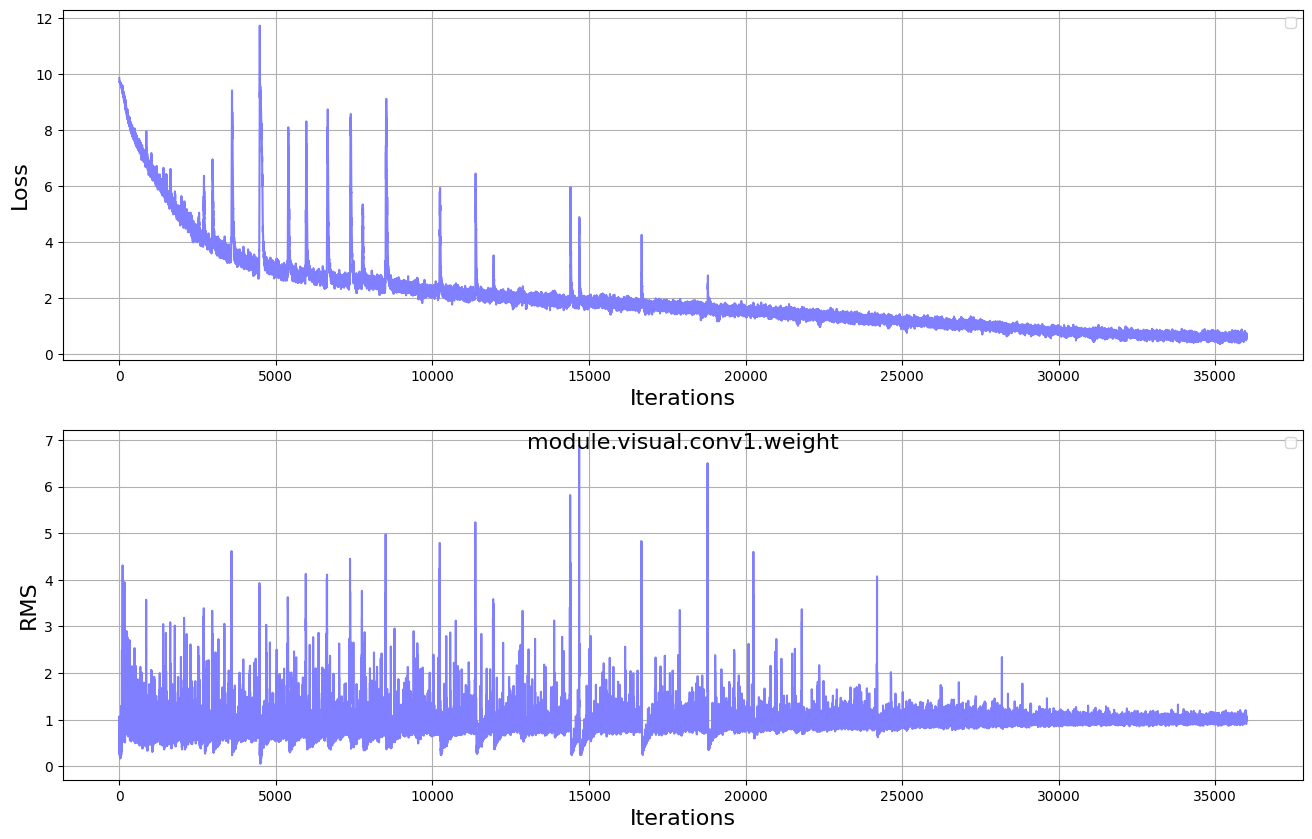

Generate this figure with Python:
import matplotlib.pyplot as plt
import pandas as pd
import numpy as np
import os

# from mpl_toolkits.axes_grid1.inset_locator import zoomed_inset_axes, mark_inset
# from mpl_toolkits.axes_grid1.anchored_artists import AnchoredSizeBar


modules = [
    # 'module.positional_embedding',
    # 'module.text_projection',
    # 'module.logit_scale',
    # 'module.visual.class_embedding',
    # 'module.visual.positional_embedding',
    # 'module.visual.proj',
    'module.visual.conv1.weight',
    # 'module.visual.ln_pre.weight',
    # 'module.visual.ln_pre.bias',
    # 'module.visual.transformer.resblocks.0.ln_1.weight',
    # 'module.visual.transformer.resblocks.0.ln_1.bias',
    # 'module.visual.transformer.resblocks.0.attn.in_proj_weight',
    # 'module.visual.transformer.resblocks.0.attn.in_proj_bias',
    # 'module.visual.transformer.resblocks.0.attn.out_proj.weight',
    # 'module.visual.transformer.resblocks.0.attn.out_proj.bias',
    # 'module.visual.transformer.resblocks.0.ln_2.weight',
    # 'module.visual.transformer.resblocks.0.ln_2.bias',
    # 'module.visual.transformer.resblocks.0.mlp.c_fc.weight',
    # 'module.visual.transformer.resblocks.0.mlp.c_fc.bias',
    # 'module.visual.transformer.resblocks.0.mlp.c_proj.weight',
    # 'module.visual.transformer.resblocks.0.mlp.c_proj.bias',
    # 'module.visual.transformer.resblocks.11.ln_1.weight',
    # 'module.visual.transformer.resblocks.11.ln_1.bias',
    # 'module.visual.transformer.resblocks.11.attn.in_proj_weight',
    # 'module.visual.transformer.resblocks.11.attn.in_proj_bias',
    # 'module.visual.transformer.resblocks.11.attn.out_proj.weight',
    # 'module.visual.transformer.resblocks.11.attn.out_proj.bias',
    # 'module.visual.transformer.resblocks.11.ln_2.weight',
    # 'module.visual.transformer.resblocks.11.ln_2.bias',
    # 'module.visual.transformer.resblocks.11.mlp.c_fc.weight',
    # 'module.visual.transformer.resblocks.11.mlp.c_fc.bias',
    # 'module.visual.transformer.resblocks.11.mlp.c_proj.weight',
    # 'module.visual.transformer.resblocks.11.mlp.c_proj.bias',
    # 'module.visual.ln_post.weight',
    # 'module.visual.ln_post.bias',
    # 'module.token_embedding.weight',
    # 'module.ln_final.bias',
    # 'module.ln_final.weight',
]
cmap=plt.get_cmap('cool')
def get_metrics(filename):
    if not os.path.exists(filename):
        return -1
    f = open(filename, "r")
    c = f.read()
    good =[l for l in c.split("\n") if "imagenet-zero" in l]
    if len(good) != 1:
        return -1
    top5 = float(good[0].split("\t")[1].split(" ")[-1])
    top1 = float(good[0].split("\t")[0].split(" ")[-1])
    return top1

def proc(df, lim):
    df.drop(df[df[0] == 0].index[1:], axis=0, inplace=True)
    df.drop_duplicates(0, keep='last', inplace=True)
    if lim > 0:
        df = df[df[0] < lim]
    return df
if __name__ == '__main__':
    kernel_size = 40
    min_loss = 14
    max_scaler = 1
    log_level = 1  + len(modules)

    # NOTE: LOOK AT FEATURE STDDEV!

    file_list = []
    file_list = [
        #('clip-H-14-pd05-bs32k-w8k-opt1e-3-09-098-amp_bfloat16-v1', 'standard (lr=1e-3, beta2=0.98, warmup=8k, bs=32k)', 'C0', -1),
        # ('clip-H-14-pd05-bs32k-w8k-opt1e-3-09-098-amp_bfloat16-pinit-v1', 'p-init (lr=1e-3, beta2=0.98, warmup=8k, bs=32k)', 'C1', 5000),
        # ('clip-H-14-pd05-bs32k-w8k-opt1e-3-09-098-amp_bfloat16-cinit-v1', 'c-init (lr=1e-3, beta2=0.98, warmup=8k, bs=32k)', 'C3', -1),#3900),
        # ('clip-H-14-pd05-bs32k-w8k-opt1e-3-09-098-amp_bfloat16-pinit-cinit-v1', 'c-init + p-init (lr=1e-3, beta2=0.98, warmup=8k, bs=32k)', 'C2', -1),#3900),
        #('clip-H-14-pd05-bs32k-w8k-opt1e-3-09-095-amp_bfloat16-pinit-v1', 'p-init (lr=1e-3, beta2=0.95, warmup=8k, bs=32k)', 'C4', -1),
        #('clip-H-14-pd05-bs32k-w8k-opt1e-3-09-095-amp_bfloat16-v1', 'standard (lr=1e-3, beta2=0.95, warmup=8k, bs=32k)', 'C5', -1),
        #('clip-H-14-pd05-bs32k-w8k-opt1e-3-09-0999-amp_bfloat16-v1', 'standard (lr=1e-3, beta2=0.999, warmup=8k, bs=32k)', 'C6', -1),
        # ('clip-H-14-pd05-bs32k-w8k-opt1e-3-09-0999-amp_bfloat16-v1', 'standard (lr=1e-3, beta2=0.999, warmup=8k, bs=32k)', 'C7', -1),
        #('clip-H-14-pd05-bs32k-w8k-opt1e-3-09-05-amp_bfloat16-v1', 'standard (lr=1e-3, beta2=0.5, warmup=8k, bs=32k)', 'C8', -1),
        # ('clip-H-14-pd05-bs32k-w8k-opt1e-3-09-0999-amp_bfloat16-resume0seed0', 'resume0seed0', 'C8', -1),
        # ('clip-H-14-pd05-bs32k-w8k-opt1e-3-09-0999-amp_bfloat16-resume0seed1', 'resume0seed1', 'C9', -1),

        
        
        # ('cat-ViT-B-16-pd05-16384-2e-3-0.95-v0', 'baseline', 'C0', -1),
        # ('sepcat-ViT-B-16-pd05-16384-2e-3-0.95-v0', 'seperate QKV', 'C1', -1),
        # ('gadamwcat-ViT-B-16-pd05-16384-2e-3-0.95-v0', 'GAdamW', 'C2', -1),
        # ('gadamwdecaycat-ViT-B-16-pd05-16384-1e-3-0.95-v0', 'GAdamW\n(2x decay, half LR)', 'C3', -1),
        # ('cadamwcat-ViT-B-16-pd05-16384-2e-3-0.95-v0', 'AdamWR', 'C4', -1),

        # (f'cadamwrscat-ViT-B-16-pd05-{4096*4}-2e-3-0.99-v0', 'CAdamWRS 0.99', cmap(1.), -1),
        # (f'cadamwrscat-ViT-B-16-pd05-{4096*4}-2e-3-0.98-v0', 'CAdamWRS 0.98', cmap(0.75), -1),
        # (f'cadamwrscat-ViT-B-16-pd05-{4096*4}-2e-3-0.95-v0', 'CAdamWRS 0.95', cmap(0.5), -1),
        # (f'cadamwrscat-ViT-B-16-pd05-{4096*4}-2e-3-0.9-v0', 'CAdamWRS 0.9', cmap(0.25), -1),
        # (f'cadamwrscat-ViT-B-16-pd05-{4096*4}-2e-3-0.8-v0', 'CAdamWRS 0.8', cmap(0.), -1),


        #(f'cadamw5cat-ViT-B-16-pd05-{4096*4}-2e-3-0.99-v0', 'CAdamW 0.99', cmap(1.), -1),
        #(f'cadamw5cat-ViT-B-16-pd05-{4096*4}-2e-3-0.98-v0', 'CAdamW 0.98', cmap(0.75), -1),
        (f'cadamw4cat-ViT-B-16-pd05-{4096*4}-2e-3-0.99-v0', 'CAdamW 0.99', cmap(0.5), -1),
        #(f'cadamw4cat-ViT-B-16-pd05-{4096*4}-2e-3-0.9-v0', 'CAdamW 0.9', cmap(0.25), -1),
        #(f'cadamw5cat-ViT-B-16-pd05-{4096*4}-2e-3-0.8-v0', 'CAdamW 0.8', cmap(0.), -1),
        #('cadamw4cat-ViT-B-16-pd05-65536-2e-3-0.9-v0', 'CAdamW 0.9', cmap(0.25), -1),
        #('cadamw4cat-ViT-B-16-pd05-16384-2e-3-0.8-v0', 'CAdamW 0.8', cmap(0.), -1),



        #('cat-ViT-B-16-pd05-131072-1e-3-0.5-v0', '5', cmap(0.), -1),
        #('cat-ViT-B-16-pd05-131072-1e-3-0.8-v0', '8', cmap(0.1), -1),
        # ('cat-ViT-B-16-pd05-131072-1e-3-0.9-v0', '9', cmap(0.25), -1),
        # ('cat-ViT-B-16-pd05-131072-1e-3-0.95-v0', '95', cmap(0.5), -1),
        # ('cat-ViT-B-16-pd05-131072-1e-3-0.98-v0', '98', cmap(0.75), -1),
        # ('cat-ViT-B-16-pd05-131072-1e-3-0.99-v0', '99', cmap(1.), -1),
        
        # ('cat-ViT-B-16-pd05-65536-1e-3-0.3-ps-cap0.999-v0', 's-0.3', 'C0', -1),
        # ('cat-ViT-B-16-pd05-65536-1e-3-0.4-ps-cap0.999-v0', 's-0.4', 'C1', -1),
        # ('cat-ViT-B-16-pd05-65536-1e-3-0.5-ps-cap0.999-v0', 's-0.5', 'C2', -1),

        # ('cat-ViT-B-16-pd05-16384-1e-3-0.99-v0', '99', cmap(1.), -1),
        # ('cat-ViT-B-16-pd05-16384-1e-3-0.98-v0', '98', cmap(0.75), -1),
        # ('cat-ViT-B-16-pd05-16384-1e-3-0.95-v0', '95', cmap(0.5), -1),
        # ('cat-ViT-B-16-pd05-16384-1e-3-0.9-v0', '9', cmap(0.25), -1),
        # ('cat-ViT-B-16-pd05-16384-1e-3-0.8-v0', '8', cmap(0.), -1),
        
        # ('cat-ViT-B-16-pd05-4096-5e-4-0.99-v0', '99', cmap(1.), -1),
        # ('cat-ViT-B-16-pd05-4096-5e-4-0.98-v0', '98', cmap(0.75), -1),
        # ('cat-ViT-B-16-pd05-4096-5e-4-0.95-v0', '95', cmap(0.5), -1),
        # ('cat-ViT-B-16-pd05-4096-5e-4-0.9-v0', '9', cmap(0.25), -1),
        # ('cat-ViT-B-16-pd05-4096-5e-4-0.8-v0', '8', cmap(0.), -1),

        # ('cat-ViT-B-16-pd05-16384-4e-3-0.99-v0', '99', cmap(1.), -1),
        # ('cat-ViT-B-16-pd05-16384-4e-3-0.98-v0', '98', cmap(0.75), -1),
        # ('cat-ViT-B-16-pd05-16384-4e-3-0.95-v0', '95', cmap(0.5), -1),
        # ('cat-ViT-B-16-pd05-16384-4e-3-0.9-v0', '9', cmap(0.25), -1),
        # ('cat-ViT-B-16-pd05-16384-4e-3-0.8-v0', '8', cmap(0.), -1),

        # ('cat-ViT-H-14-pd05-65536-1e-3-0.8-ps-cap0.999-v0', '8', cmap(1.), -1),
        # ('cat-ViT-H-14-pd05-65536-1e-3-0.5-ps-cap0.999-v0', '5', cmap(0.75), -1),
        # ('cat-ViT-H-14-pd05-65536-1e-3-0.3-ps-cap0.999-v0', '3', cmap(0.5), -1),
        #('cat-ViT-B-16-pd05-65536-1e-3-0.-ls-cap0.999-v0', 'ls', cmap(0.25), -1),

        # ('cat-ViT-S-16-pd05-65536-1e-3-0.99-v0', 'Small', cmap(0.), -1),
        # ('cat-ViT-B-16-pd05-65536-1e-3-0.99-v0', 'Base', cmap(0.25), -1),
        # ('cat-ViT-L-16-pd05-65536-1e-3-0.99-v0', 'Large', cmap(0.5), -1),
        # ('cat-ViT-H-14-pd05-65536-1e-3-0.99-v0', 'Huge', cmap(0.75), -1),
    ]

    # H-14 wtach done (but pls confirm)
    # L-16 watch (but pls confirm)
    # B-16 done.
    # B-16,16k, done.
    # B-16,16k, 5e-4,not done.
    # B-16,16k, 2e-3, done.
    # B-16, 4k, done.
    # S-16 done.

    # PS
    # B-16 done.
    # L-16 done
    # H-14 .8



    #file_list = file_list[1:2]
    #file_list = file_list[:2]

    fig, axlist = plt.subplots(log_level, 1, figsize=(16, 5 * log_level))
    if log_level == 1:
        axlist = [axlist]

    axlabels = []

    #axins2 = zoomed_inset_axes(axlist[0], zoom=3, bbox_to_anchor=(1, 1))
    
    for j, (file, name, color, lim) in enumerate(file_list):

        if log_level >= 1:
            ax = axlist[0]
            for i in range(1):
                df = pd.read_csv(f'/fsx/home-mitchellw/experimetns/b2cpbackup/{file}/data/{i}/loss.csv', names=list(range(2)))
                df = proc(df, lim)
                #df = df[df[0] > 30000]
                #ax.set_yscale('log')
                ax.plot(df.iloc[:, 0], np.minimum(min_loss, df.iloc[:, 1]), color=color)#, label='beta2 = 0.99' if j ==0 else 'beta2 = 0.9')#, alpha=0.3)#, label=name)# alpha=0.5,
                
                kernel = np.ones(kernel_size) / kernel_size
                data_convolved = np.convolve(df.iloc[:, 1], kernel, mode='same')
                data_convolved = data_convolved[kernel_size:-kernel_size]
                #ax.plot(df.iloc[:, 0][kernel_size:-kernel_size], np.minimum(min_loss, data_convolved), color=color, label=name, linewidth=1)
                print(file)
                
                print(df.iloc[-1, 0])
                ax.set_ylabel('Loss', fontsize=16)
                #ax.set_yscale('log')
                #ax.set_xscale('log')


        for jj, module in enumerate(modules):
            if jj + 1 >= log_level :
                continue
            ax = axlist[jj+1]
            for i in range(1):
                #layer = 'params-module.logit_scale.csv'
                #layer = 'params-module.positional_embedding.csv' # YES!
                #layer = 'params-module.text_projection.csv' # NO!
                layer = f'params-{module}.csv'
                df = pd.read_csv(f'/fsx/home-mitchellw/experimetns/b2cpbackup/{file}/data/{i}/{layer}', names=list(range(17+5+4)))
                df = proc(df, lim)

                #import pdb; pdb.set_trace()
                #import pdb; pdb.set_trace()
                #ax.plot(df.iloc[:, 0], df.iloc[:, 1], color=color)
                above1 = (np.sqrt(df.iloc[:, 18]) - 1.)**2
                ax.plot(df.iloc[:, 0], np.sqrt(df.iloc[:, 18]), color=color)#, label=np.mean(above1))
                #ax.plot(df.iloc[:, 0], df.iloc[:, 23], color=color)
                
                
            
                #ax.plot(df.iloc[:, 0], df.iloc[:, 18], color=color)
                #ax.plot(df.iloc[:, 0], df.iloc[:, 5], color=color, alpha=0.6)
                #ax.plot(df.iloc[:, 0], df.iloc[:, 6], color=color, alpha=0.5)
                #ax.set_yscale('log')
                ax.set_ylabel('RMS', fontsize=16)
                ax.set_title(module, fontsize=16, y=1.0, pad=-14)


        # ax = axlist[-1]    
        # for i in range(1):
        #     fname = f'/fsx/home-mitchellw/experimetns/b2cpbackup/{file}/checkpoints/eval.pt'
        #     #beta2 = float(fname.split('-')[-2])
        #     axlabels.append(name)
        #     top1 = get_metrics(fname)
        #     if top1 > 0:
        #         ax.scatter(j, top1, color='C0')


    for j, ax in enumerate(axlist):
        # if j == log_level - 1:
        #     #ax.set_xlabel('Beta 2')
        #     #import pdb; pdb.set_trace()
        #     ax.set_xticks([jj for jj in range(len(file_list))])
        #     ax.set_xticklabels(axlabels)
        #     ax.set_ylabel('Accuracy')
        # if j == 1:
        #     #ax.set_xlabel('Beta 2')
        #     #import pdb; pdb.set_trace()
        #     ax.set_xticks([jj for jj in range(len(file_list))])
        #     ax.set_xticklabels(axlabels)
        #     ax.set_ylabel('Accuracy')
        #     #ax.set_xscale('log')
        #     ax.grid()
        # else:
        #if j == 0:
        ax.legend()
        #ax.set_xlim([22000, 35000])
        ax.grid()
        ax.set_xlabel('Iterations', fontsize=16)
        vv = 12473
        dd = 3e1
        vv = 9883
        dd = 1e1
        vv = 200
        dd = 200
        vv = 3710
        dd = 2e3
        continue
        # if j > 0:
        #     ax.set_ylim([0, 4])
        #     ax.set_xlim([0000, 1000])
        #     ax.axhline(np.sqrt(2)-1, color='gray')
        #continue
        #ax.axvline(vv, linestyle='--', color='gray')
        #ax.set_xlim(vv-dd, vv+dd)

        # ax.axvline(3687, linestyle='--', color='gray')
        # ax.axvline(3725, linestyle='--', color='gray')
        ax.set_xlim([2800, 4600])
        # ax.set_xlim([2960 - 50, 2960 + 50])
        # ax.set_xlim([3573 - 50, 3573 + 50])
        ax.set_xlim([4468 - 50, 4468 + 50])
        

        # if j == 1:
        #     ax.axhline(3)
        ax.axvline(3573, linestyle='--', color='gray')
        ax.axvline(4468, linestyle='--', color='gray')
        ax.axvline(2960, linestyle='--', color='gray')

    plt.savefig('/admin/home-mitchellw/forks/open_clip_fork/plots/b2_faws.png', bbox_inches='tight')



"""
step,
p.pow(2).sum().pow(0.5).item(), #'weight_norms'
p.abs().max().item(), # 'weight_maxs'
p.grad.pow(2).sum().pow(0.5).item(), # 'grad_norms'
p.grad.abs().max().item(), # 'grad_maxs'
optimizer.state[p]['exp_avg'].pow(2).sum().pow(0.5).item(), # 'exp_avgs_norms'
optimizer.state[p]['exp_avg'].abs().max().item(), # 'exp_avgs_maxs'
optimizer.state[p]['exp_avg_sq'].pow(2).sum().pow(0.5).item(), # 'exp_avg_sqs_norms'
optimizer.state[p]['exp_avg_sq'].abs().max().item(), # 'exp_avg_sqs_maxs'
"""

"""
0 step,
1 p.abs().mean().item(), #'weight_means'
2 p.abs().std().item(), # 'weight_std'
3 p.abs().max().item(), # 'weight_max'
4 p.grad.abs().mean().item(), #'grad_means'
5 p.grad.abs().std().item(), # 'grad_std'
6 p.grad.abs().max().item(), # 'grad_max'
7 optimizer.state[p]['exp_avg'].abs().mean().item(), #'v_means'
8 optimizer.state[p]['exp_avg'].abs().std().item(), # 'v_std'
9 optimizer.state[p]['exp_avg'].abs().max().item(), # 'v_max'
10 optimizer.state[p]['exp_avg_sq'].abs().mean().item(), #'g_means'
11 optimizer.state[p]['exp_avg_sq'].abs().std().item(), # 'g_std'
12 optimizer.state[p]['exp_avg_sq'].abs().max().item(), # 'g_max'
13 optimizer.state[p]['exp_avg_sq'].min().item(), # u_min
14 optimizer.state[p]['g2_mean'], #
15 optimizer.state[p]['g2_std'],
16 optimizer.state[p]['g2_min'],
17 optimizer.state[p]['g2_max'],
18 optimizer.state[p]['rms_mean'],
19 optimizer.state[p]['rms_std'],
20 optimizer.state[p]['rms_min'],
21 optimizer.state[p]['rms_max'],
22                                optimizer.state[p]['rms_sq_d1'],
23                                optimizer.state[p]['rms_d1'],
24                                optimizer.state[p]['numel'],
"""

"""
        features = x.abs()
        to_log = [
            _iter,
            features.std().item(), # std
            features.mean().item(), # mean
            features.max().item(), # max
        ]
"""




"""
99
        vv = 4468
        dd = 30


investigating 95 16k b/16 2e-3.
notes:
1. spike
        vv = 7972
        dd = 1e1
vis.pos_embed > 2.2 rms std.
vis.pos_embed > 18 rms max
2. spike
        vv = 3280
        dd = 1e1
vis.pos_embed > 2.2 rms std.
vis.pos_embed > 17.5 rms max

"""